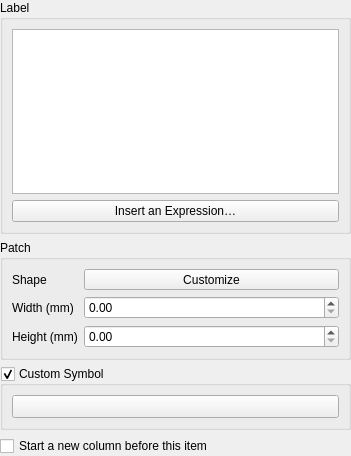
<?xml version="1.0" encoding="UTF-8"?>
<ui version="4.0">
 <class>QgsLayoutLegendNodeWidgetBase</class>
 <widget class="QgsPanelWidget" name="QgsLayoutLegendNodeWidgetBase">
  <property name="geometry">
   <rect>
    <x>0</x>
    <y>0</y>
    <width>351</width>
    <height>456</height>
   </rect>
  </property>
  <property name="windowTitle">
   <string notr="true">Form</string>
  </property>
  <layout class="QGridLayout" name="gridLayout">
   <property name="leftMargin">
    <number>0</number>
   </property>
   <property name="topMargin">
    <number>0</number>
   </property>
   <property name="rightMargin">
    <number>0</number>
   </property>
   <property name="bottomMargin">
    <number>0</number>
   </property>
   <item row="4" column="1">
    <spacer name="verticalSpacer">
     <property name="orientation">
      <enum>Qt::Vertical</enum>
     </property>
     <property name="sizeHint" stdset="0">
      <size>
       <width>0</width>
       <height>0</height>
      </size>
     </property>
    </spacer>
   </item>
   <item row="2" column="0" colspan="2">
    <widget class="QGroupBox" name="groupBox">
     <property name="title">
      <string>Patch</string>
     </property>
     <layout class="QGridLayout" name="gridLayout_2" columnstretch="0,1">
      <item row="0" column="0">
       <widget class="QLabel" name="mPatchShapeLabel">
        <property name="text">
         <string>Shape</string>
        </property>
       </widget>
      </item>
      <item row="0" column="1">
       <widget class="QgsLegendPatchShapeButton" name="mPatchShapeButton">
        <property name="sizePolicy">
         <sizepolicy hsizetype="Preferred" vsizetype="Preferred">
          <horstretch>0</horstretch>
          <verstretch>0</verstretch>
         </sizepolicy>
        </property>
        <property name="text">
         <string>Customize</string>
        </property>
       </widget>
      </item>
      <item row="1" column="0">
       <widget class="QLabel" name="mPatchWidthLabel">
        <property name="text">
         <string>Width (mm)</string>
        </property>
       </widget>
      </item>
      <item row="1" column="1">
       <widget class="QgsDoubleSpinBox" name="mWidthSpinBox"/>
      </item>
      <item row="2" column="0">
       <widget class="QLabel" name="mPatchHeightLabel">
        <property name="text">
         <string>Height (mm)</string>
        </property>
       </widget>
      </item>
      <item row="2" column="1">
       <widget class="QgsDoubleSpinBox" name="mHeightSpinBox"/>
      </item>
     </layout>
    </widget>
   </item>
   <item row="0" column="0" colspan="2">
    <widget class="QGroupBox" name="groupBox_2">
     <property name="title">
      <string>Label</string>
     </property>
     <layout class="QGridLayout" name="gridLayout_3">
      <item row="0" column="0">
       <widget class="QPlainTextEdit" name="mLabelEdit">
        <property name="minimumSize">
         <size>
          <width>0</width>
          <height>150</height>
         </size>
        </property>
       </widget>
      </item>
      <item row="1" column="0">
       <widget class="QPushButton" name="mInsertExpressionButton">
        <property name="text">
         <string>Insert an Expression…</string>
        </property>
       </widget>
      </item>
     </layout>
    </widget>
   </item>
   <item row="3" column="0" colspan="2">
    <widget class="QGroupBox" name="mCustomSymbolCheckBox">
     <property name="title">
      <string>Custom Symbol</string>
     </property>
     <property name="checkable">
      <bool>true</bool>
     </property>
     <layout class="QVBoxLayout" name="verticalLayout">
      <item>
       <widget class="QgsSymbolButton" name="mCustomSymbolButton">
        <property name="enabled">
         <bool>true</bool>
        </property>
        <property name="sizePolicy">
         <sizepolicy hsizetype="Preferred" vsizetype="Preferred">
          <horstretch>0</horstretch>
          <verstretch>0</verstretch>
         </sizepolicy>
        </property>
        <property name="minimumSize">
         <size>
          <width>100</width>
          <height>0</height>
         </size>
        </property>
        <property name="text">
         <string/>
        </property>
       </widget>
      </item>
     </layout>
    </widget>
   </item>
   <item row="4" column="0" colspan="2">
    <widget class="QCheckBox" name="mColumnBreakBeforeCheckBox">
     <property name="text">
      <string>Start a new column before this item</string>
     </property>
    </widget>
   </item>
  </layout>
 </widget>
 <customwidgets>
  <customwidget>
   <class>QgsDoubleSpinBox</class>
   <extends>QDoubleSpinBox</extends>
   <header>qgsdoublespinbox.h</header>
  </customwidget>
  <customwidget>
   <class>QgsPanelWidget</class>
   <extends>QWidget</extends>
   <header>qgspanelwidget.h</header>
   <container>1</container>
  </customwidget>
  <customwidget>
   <class>QgsLegendPatchShapeButton</class>
   <extends>QToolButton</extends>
   <header>qgslegendpatchshapebutton.h</header>
  </customwidget>
  <customwidget>
   <class>QgsSymbolButton</class>
   <extends>QToolButton</extends>
   <header>qgssymbolbutton.h</header>
  </customwidget>
 </customwidgets>
 <tabstops>
  <tabstop>mLabelEdit</tabstop>
  <tabstop>mInsertExpressionButton</tabstop>
  <tabstop>mPatchShapeButton</tabstop>
  <tabstop>mWidthSpinBox</tabstop>
  <tabstop>mHeightSpinBox</tabstop>
 </tabstops>
 <resources/>
 <connections/>
</ui>
